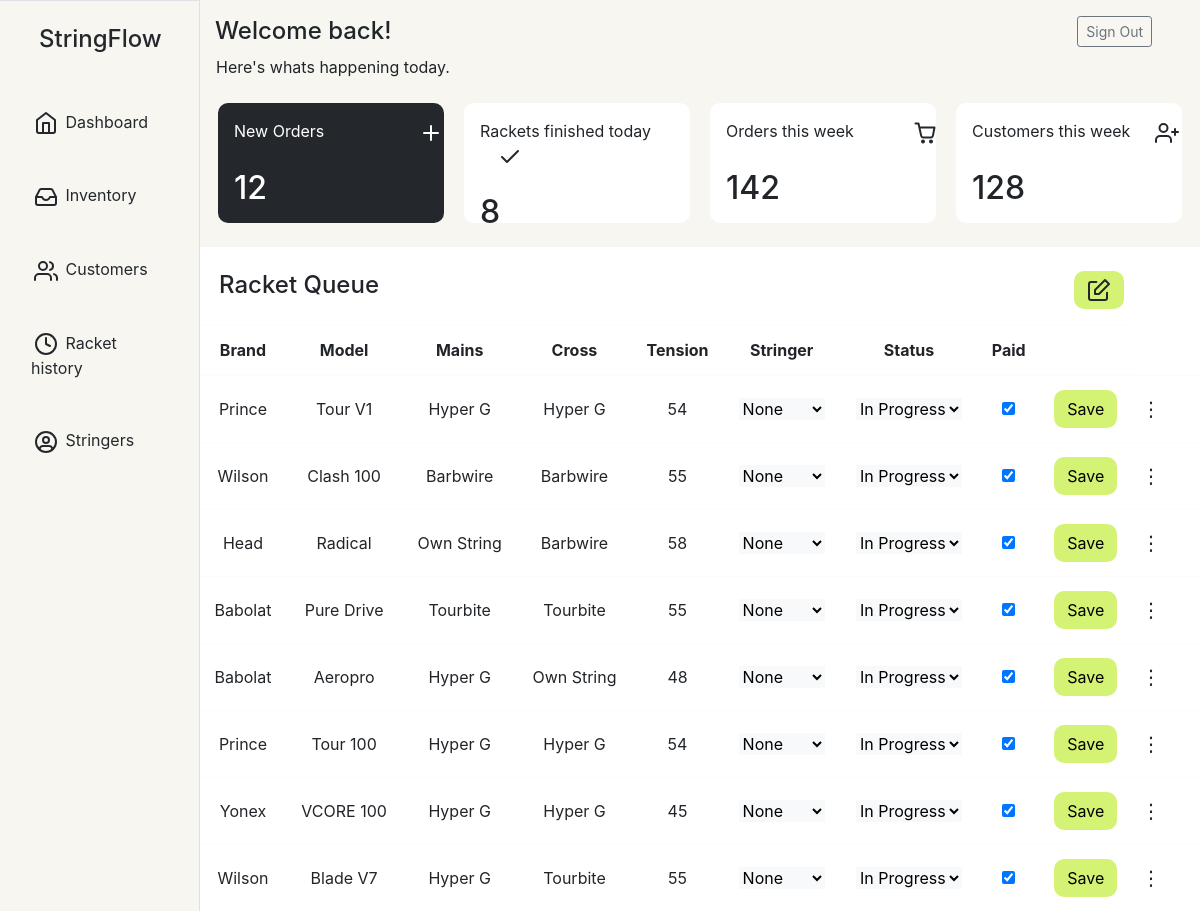
Page /racket (signed in) on the earlier database version.
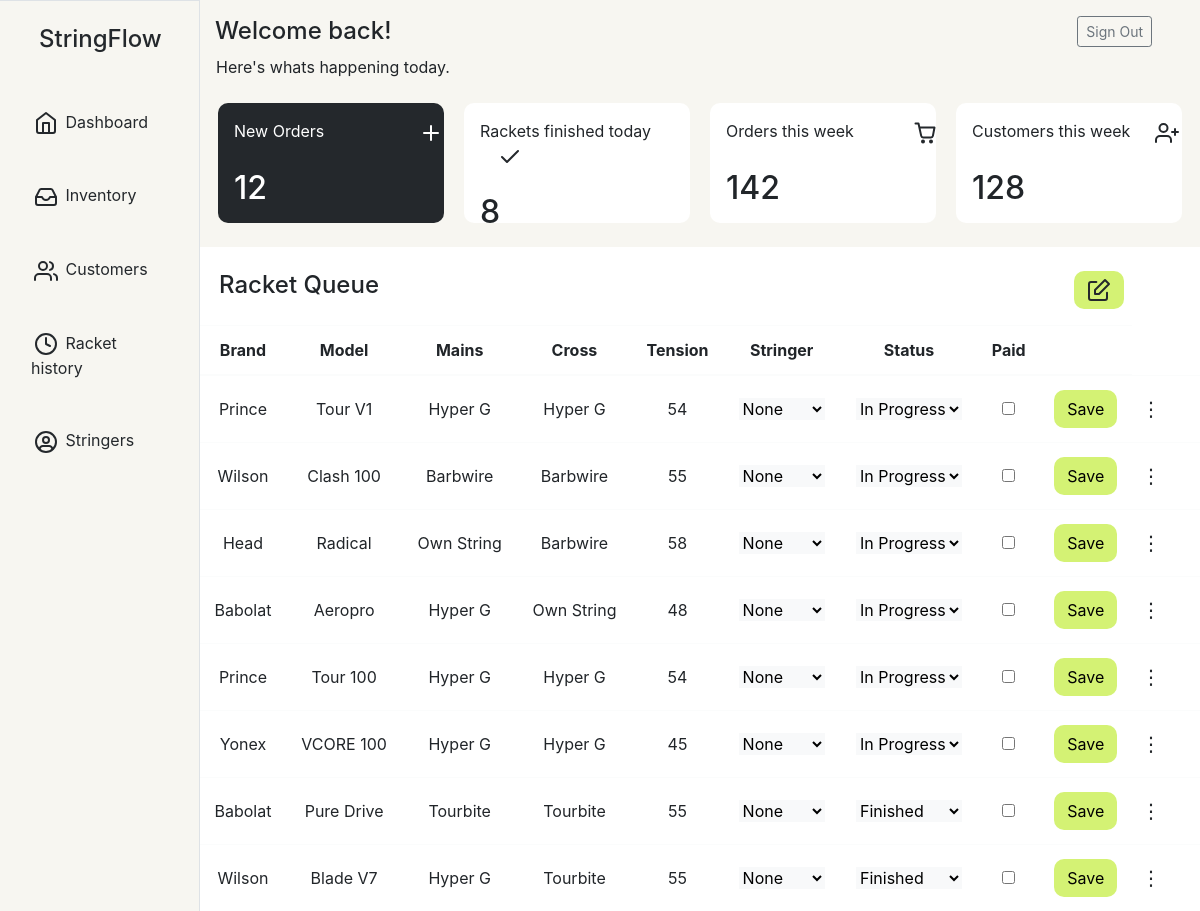
Same page on the later database version.
### main.py (models this page shows, shortened)
class RacketForm(db.Model):
    id = db.Column(db.Integer, primary_key=True)
    player_name = db.Column(db.String(80), unique=False, nullable=False)
    stringer = db.Column(db.String(80), unique=False, nullable=True)
    phone_number = db.Column(db.String(80), unique=False, nullable=False)
    racket_brand = db.Column(db.String(120), unique=False, nullable=False)
    racket_model = db.Column(db.String(80), unique=False, nullable=False)
    string_main = db.Column(db.String(80), unique=False, nullable=False)
    string_cross = db.Column(db.String(80), unique=False, nullable=False)
    tension = db.Column(db.Integer, unique=False, nullable=False)
    status = db.Column(db.String(80), unique=False, nullable=False)
    payment = db.Column(db.Boolean, unique=False, nullable=False)
    created_on = db.Column(DateTime(timezone=True), server_default=func.now())
    updated_on = db.Column(DateTime(timezone=True), server_default=func.now(), onupdate=func.now())

### main.py (the view, shortened to what this page needs)
@app.route("/racket", methods= ["GET", "POST"])
@login_required
def rackets():
    if request.method == "GET":
        rackets = RacketForm.query.order_by(RacketForm.status.desc(), RacketForm.created_on.desc()).all()
        return render_template("racket_queue.html", rackets=rackets)

### main.py (called while the page is built)
@login_manager.user_loader
def load_user(user_id):
    return User.query.get(int(user_id))

### templates/racket_queue.html (shortened to what this page needs)
<!DOCTYPE html>
<html>
  <head>
    <link rel="stylesheet" href="https://cdn.jsdelivr.net/npm/bootstrap@4.3.1/dist/css/bootstrap.min.css">
    <link
      rel="stylesheet"
      href="https://stackpath.bootstrapcdn.com/font-awesome/4.7.0/css/font-awesome.min.css"
    />
  </head>
  <body class="bg-light">
  <div class="container-fluid">
    <div class="row">
      <nav class="col-md-2 d-none d-md-block sidebar border-right border-top" style="background-color:#F7F6F1">
        <h4 class="text-center p-4" style="color:#24282C">StringFlow</h4>
        <div class="sidebar-sticky">
          <ul class="nav flex-column">
            <li class="nav-item my-3">
              <a class="nav-link active" href="{{ url_for('rackets') }}"  style="color:#24282C;">
                Dashboard <span class="sr-only">(current)</span>
              </a>
            </li>
            <li class="nav-item my-3">
              <a class="nav-link"  href="{{ url_for('inventory') }}" style="color:#24282C">
                Inventory
              </a>
            </li>
            <li class="nav-item my-3">
              <a class="nav-link" href="{{ url_for('customers') }}" style="color:#24282C">
                Customers
              </a>
            </li>
            <li class="nav-item my-3">
              <a class="nav-link" href="{{ url_for('history') }}" style="color:#24282C">
                <svg xmlns="http://www.w3.org/2000/svg" width="30" height="24" viewBox="0 0 24 24" fill="none" stroke="#24282C" stroke-width="2" stroke-linecap="round" stroke-linejoin="round"><circle cx="12" cy="12" r="10"></circle><polyline points="12 6 12 12 16 14"></polyline></svg>
                Racket history
              </a>
            </li>
            <li class="nav-item my-3">
              <a class="nav-link" href="{{ url_for('stringers') }}" style="color:#24282C">
                <svg xmlns="http://www.w3.org/2000/svg" width="30" height="24" viewBox="0 0 24 24" fill="none" stroke="#24282C" stroke-width="2" stroke-linecap="round" stroke-linejoin="round"><path d="M5.52 19c.64-2.2 1.84-3 3.22-3h6.52c1.38 0 2.58.8 3.22 3"/><circle cx="12" cy="10" r="3"/><circle cx="12" cy="12" r="10"/></svg>
                Stringers
              </a>
            </li>
          </ul>
        </div>
      </nav>
        <main role="main" class="col-md-9 ml-sm-auto col-lg-10 p-0">
          <div class="d-flex justify-content-between flex-wrap flex-md-nowrap align-items-center pt-3"  style="background-color: #F7F6F1">
            <h4 class="col-8 sh4 ">Welcome back!</h4>
            <div class="btn-toolbar pb-2 mb-md-0">
              <div class="mr-5">
                <a class="btn btn-sm btn-outline-secondary" href="{{ url_for('logout') }}" >Sign Out</a>
              </div>
            </div>
          </div>
          <div class="pl-3" style="background-color: #F7F6F1;">
            <span> Here's whats happening today.</span>
          </div>
          <div class="container m-0">
            <div class="row py-4 px-2" style="background-color: #F7F6F1">
              <div class="col-sm dash-main">
                New Orders
                <svg style="position: relative; left: 90px;" xmlns="http://www.w3.org/2000/svg" width="24" height="24" viewBox="0 0 24 24" fill="none" stroke="#ffffff" stroke-width="2" stroke-linecap="round" stroke-linejoin="round"><line x1="12" y1="5" x2="12" y2="19"></line><line x1="5" y1="12" x2="19" y2="12"></line></svg>
                <div>
                  <br>
                  <h2>12</h2>
                </div>
              </div>
              <div class="col-sm dash">
                Rackets finished today
                <svg style="position: relative; left: 18px;" xmlns="http://www.w3.org/2000/svg" width="24" height="24" viewBox="0 0 24 24" fill="none" stroke="#24282C" stroke-width="2" stroke-linecap="round" stroke-linejoin="round"><polyline points="20 6 9 17 4 12"></polyline></svg>
                <div>
                  <br>
                  <h2>8</h2>
                </div>
              </div>
              <div class="col-sm dash">
                Orders this week
                <div>
                  <br>
                  <h2>142</h2>
                </div>
              </div>
              <div class="col-sm dash">
                Customers this week
                <div>
                  <br>
                  <h2>128</h2>
                </div>
              </div>
            </div>
          </div>
          <div class="container m-0 py-3" style="background-color: white">
            <div class="row pl-1 pt-2">
              <div class="col-10">
                <h4>Racket Queue</h4>
              </div>
              <div class="col-2">
                <button type="button" class="btn fa prpbtn" data-toggle="modal" data-target="#entryform" style="color: white; border-radius: 10px; position: relative; left: 25px;">
                </button>
              </div>
            </div>
          </div>
            <div class="table-responsive">
            <table class="table table-light table-hover w-100 d-block d-md-table" style="width: 1200px; margin:auto ; background-color: white" id="queue">
              <thead>
                <tr class="text-center">
                  <th scope="col">Brand</th>
                  <th scope="col">Model</th>
                  <th scope="col">Mains</th>
                  <th scope="col">Cross</th>
                  <th scope="col">Tension</th>
                  <th scope="col">Stringer</th>
                  <th scope="col">Status</th>
                  <th scope="col">Paid</th>
                  <th scope="col"></th>
                </tr>
              </thead>
              <tbody>
                  {% for racket in rackets %}
                      <tr class="text-center">
                        <form action="/racket/{{ racket.id}}" method="POST">
                          <td class="align-middle">{{racket.racket_brand}}</td>
                          <td class="align-middle">{{racket.racket_model}}</td>
                          <td class="align-middle">{{racket.string_main}}</td>
                          <td class="align-middle">{{racket.string_cross}}</td>
                          <td class="align-middle">{{racket.tension}}</td>
                          <td class="align-middle">
                            <select value="{{racket.stringer}}" name="stringer" class="select-picker bg-light border-0">
                              <option value="" {% if racket.stringer==None %} selected {% endif %}>None</option>
                            </select>
                          </td>
                          <td class="align-middle">
                            <select value="{{racket.status}}" class="select-picker bg-light border-0" name="status">
                              <option {% if racket.status=="In Progress" %} selected {% endif %} value="In Progress">In Progress</option>
                              <option {% if racket.status=="Finished" %} selected {%endif%} value="Finished">Finished</option>
                            </select>
                          </td>
                          <td class="align-middle">
                              <input type="checkbox" name="paid" {% if racket.payment==True %} checked {% endif %}></input>
                          </td>
                          <td class="align-middle">
                           <button type="submit" class="btn prpbtn">Save</a>
                          </td>
                           <td style="width: 60px">
                            <div class="dropdown show">
                              <a class="btn btn-secondary dropdown-toggle" href="#" role="button" id="dropdownMenuLink" data-toggle="dropdown" aria-haspopup="true" aria-expanded="false" style="border: 0px; background-color: white; color:#24282C; font-size:20px; position: relative; right: 15px;">&#x22EE</a>
                            </div>
                            </td>
                        </form>
                      </tr>
                  {% endfor %}
              </tbody>
            </table>
          </div>
    </body>
</html>

### templates/racket_queue.html (style rules this page uses)
.prpbtn { background-color: #D4F274; color: black; border-radius: 10px; }
.dash { background-color: white; border-radius: 10px; padding: 16px; margin-left: 10px; margin-right: 10px; height: 120px }
.dash-main { background-color: #24282C; color: white; border-radius: 10px; padding: 16px; margin-left: 10px; margin-right: 10px; height: 120px }
.dropdown-toggle::after { content: none; }

Differences in the rows shown:
changed RacketForm "Tour V1": payment "☑" → "☐"
changed RacketForm "Clash 100": payment "☑" → "☐"
changed RacketForm "Head": payment "☑" → "☐"
changed RacketForm "Aeropro": payment "☑" → "☐"
changed RacketForm "Tour 100": payment "☑" → "☐"
changed RacketForm "Yonex": payment "☑" → "☐"
changed RacketForm "Pure Drive": status "In Progress" → "Finished"; payment "☑" → "☐"; moves down the list
changed RacketForm "Blade V7": status "In Progress" → "Finished"; payment "☑" → "☐"
